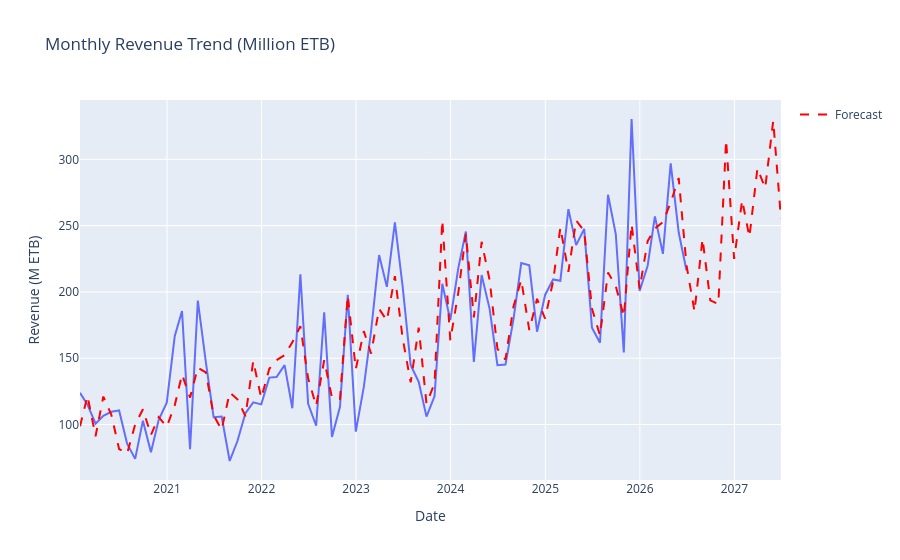
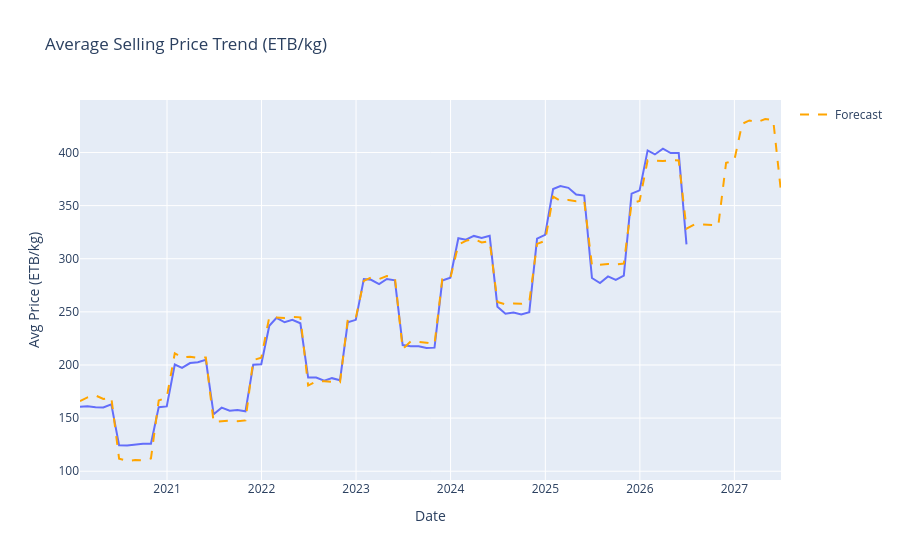

The notebook cell these images were saved under, in order:
### Markdown cell above
#### Plotly Interactive Charts

### Code cell
# 1. Revenue Trend + Forecast
fig_rev = px.line(
    monthly,
    x='Order_Date',
    y='Revenue_M_ETB',
    title='Monthly Revenue Trend (Million ETB)',
    labels={'Order_Date': 'Date', 'Revenue_M_ETB': 'Revenue (M ETB)'}
)

# Add forecast
fig_rev.add_scatter(
    x=forecast_rev['ds'],
    y=forecast_rev['yhat_M'],
    mode='lines',
    name='Forecast',
    line=dict(color='red', dash='dash')
)

fig_rev.update_layout(showlegend=True, hovermode='x unified')
fig_rev.show()

# 2. Price Trend + Forecast
fig_price = px.line(
    monthly,
    x='Order_Date',
    y='Avg_Price_ETB_kg',
    title='Average Selling Price Trend (ETB/kg)',
    labels={'Order_Date': 'Date', 'Avg_Price_ETB_kg': 'Avg Price (ETB/kg)'}
)

fig_price.add_scatter(
    x=forecast_price['ds'],
    y=forecast_price['yhat'],
    mode='lines',
    name='Forecast',
    line=dict(color='orange', dash='dash')
)

fig_price.update_layout(showlegend=True, hovermode='x unified')
fig_price.show()

# Optional: Save as HTML for testing (open in browser)
fig_rev.write_html('../data/dashboard_ready/revenue_trend.html')
fig_price.write_html('../data/dashboard_ready/price_trend.html')
